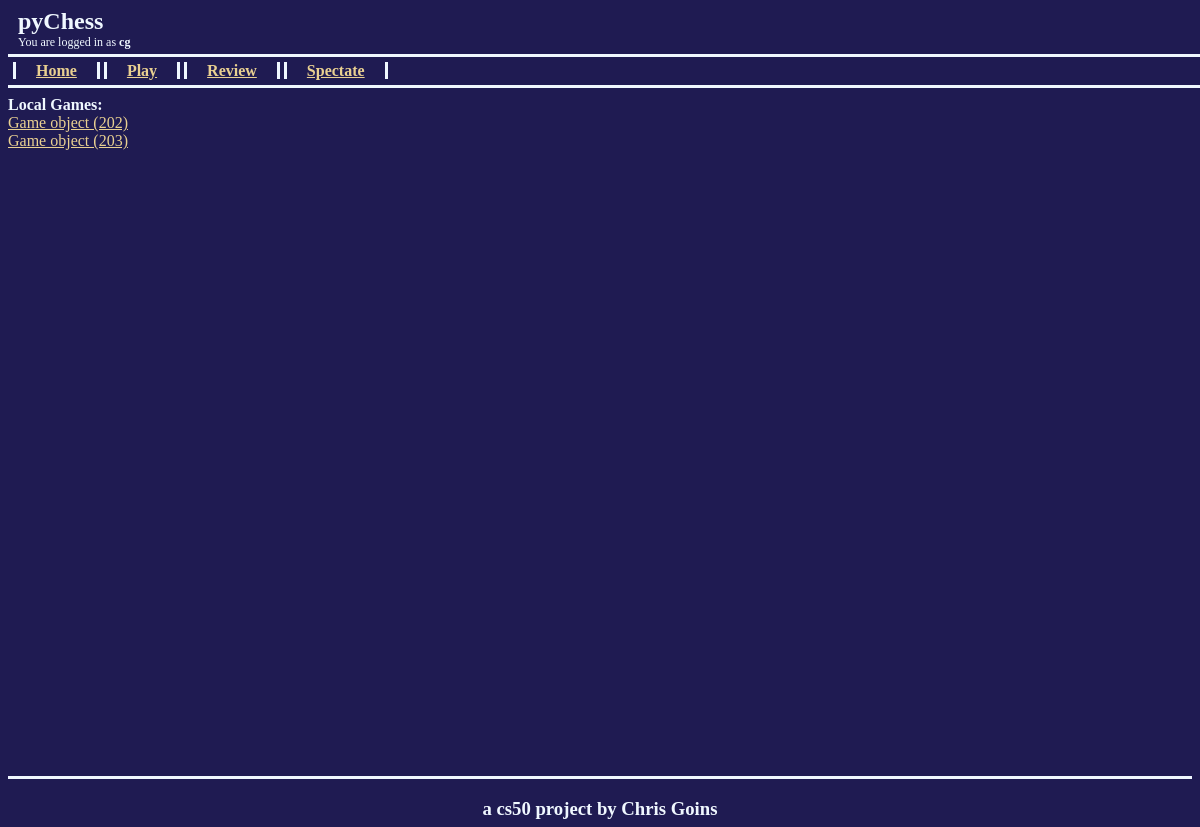
The page / (signed in) on the database as committed earlier.
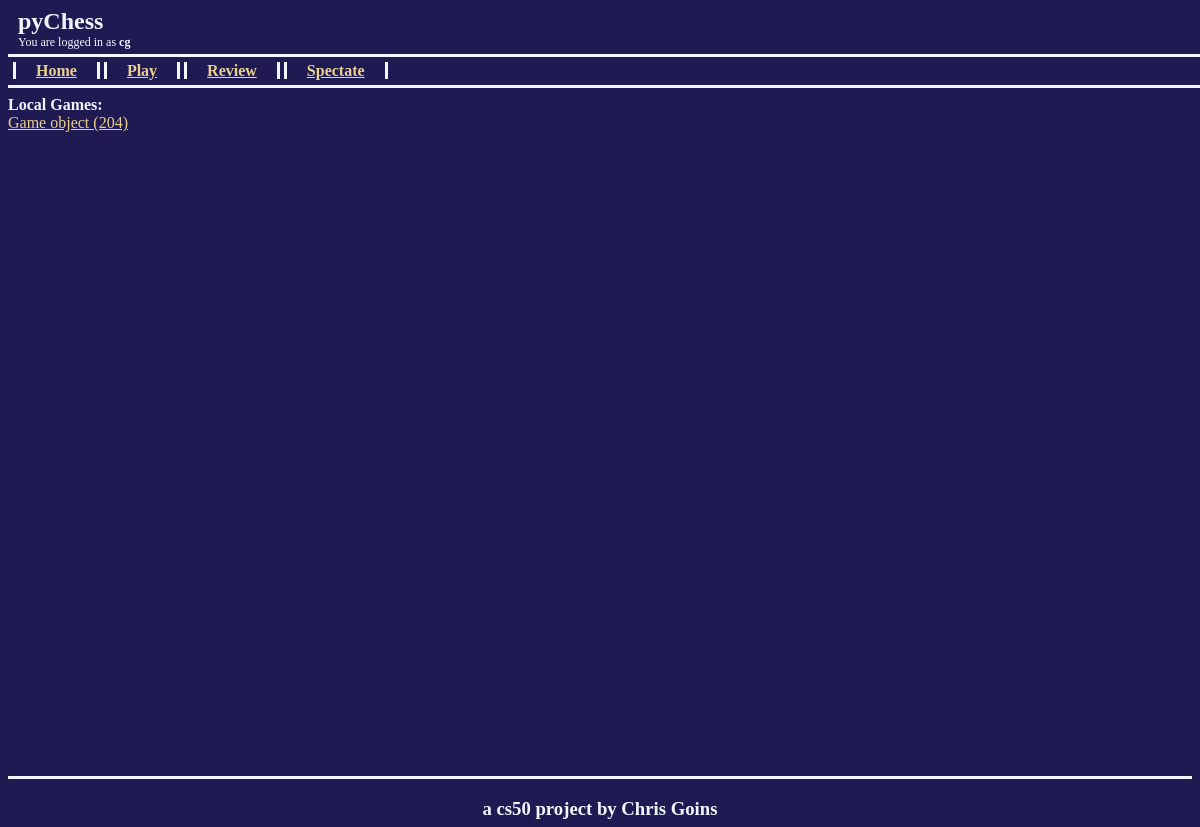
The same page on the database as committed later.
### pychess/models.py (models this page shows)
class User(AbstractUser):
    pass

class Game(models.Model):
    roomCode = models.CharField(max_length=6, unique=True, null=True, blank=True)
    player1 = models.ForeignKey(User, on_delete=models.CASCADE, related_name="player1")
    player2 = models.ForeignKey(User, on_delete=models.CASCADE, related_name="player2", null=True, blank=True)
    isActive = models.BooleanField()
    winner = models.ForeignKey(User, on_delete=models.CASCADE, related_name="winner", null=True, blank=True)

### pychess/views.py (the view)
# urls.py: path("", views.index, name="index"),
def index(request):
    localGames = Game.objects.filter(player1 = request.user, player2 = request.user)
    return render(request, 'pychess/index.html', {'localGames':localGames})

### pychess/templates/pychess/index.html (shortened to what this page needs)
{% extends "pychess/layout.html" %}
{% block body %}
    {% if localGames %}
        <Strong>Local Games: </Strong>
        <br>
        {% for game in localGames %}
            <a href="{% url 'localGame' %}?room={{game.roomCode}}">{{ game }}</a><br>
        {% endfor %}
    {% else %}
        No Active Games
    {% endif %}
{% endblock %}

### pychess/templates/pychess/layout.html (shortened to what this page needs)
{% load static %}
<!DOCTYPE html>
<html lang="en">
    <head>
        <link rel="stylesheet" href="{% static 'pychess/styles.css' %}">
    </head>
    <body>
        <div class="header">
            <div class="mainHeading">pyChess</div>
            {% if user.is_authenticated %}
                <div class="subHeading">
                    You are logged in as <strong>{{ user }}</strong>
                </div>
            {% else %}
                <div class="subHeading">
                    You are not logged in
                </div>
            {% endif %}
            <div class="navbar">
                <a class="navlink" href="{% url 'index' %}">Home</a>
                {% if user.is_authenticated %}
                    <a class="navlink" href="{% url 'play' %}">Play</a>
                    <a class="navlink" href="{% url 'review' %}">Review</a>
                    <a class="navlink" href="{% url 'spectate' %}">Spectate</a>
                {% else %}
                    <a class="navlink" href="{% url 'login' %}">Login</a>
                    <a class="navlink" href="{% url 'register' %}">Register</a>
                    <a class="navlink" href="{% url 'spectate' %}">Spectate</a>
                {% endif %}
            </div>
        </div>
        <div class="content">
        {% block body %}
        {% endblock %}
        </div>
        <div class="footer">
            <h3>a cs50 project by Chris Goins</h3>
        </div>
    </body>
</html>

### pychess/static/pychess/styles.css (style rules this page uses)
body { background-color: rgb(31, 27, 82); }
a { color:rgb(233, 208, 145); }
.header { height:10vh; width:100%; min-height:80px; min-width:1008px; color:aliceblue; position: relative; float: left; margin-bottom: 1vh; }
.mainHeading { position:relative; font-size: max(24px,3vh); font-weight: bold; text-indent:10px; float:left; }
.subHeading { float:left; clear:both; font-size: max(12px,1.5vh); text-indent: 10px; }
.navbar { clear:both; border-bottom: solid; border-top: solid; border-color: aliceblue; width:100%; position:absolute; bottom:0; padding:5px; }
.navlink { padding-left:20px; padding-right:20px; font-weight:bold; border-left: solid; border-right:solid; border-color:aliceblue; }
.footer { height:5vh; min-height:24px; min-width:1008px; text-align: center; color:aliceblue; border-top:solid; border-color:aliceblue; }
.content { clear:both; height: 85vh; min-height:412px; min-width:1008px; color:aliceblue; }

Rows that differ between the two databases and show on the page:
removed Game: id "Game object (202)"
removed Game: id "Game object (203)"
added Game: id "Game object (204)"
